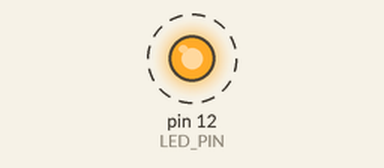
This sketch was run on a simulated Arduino Uno, built with avr-gcc and run on an emulated ATmega328P. On the bench: output pins drawn as LEDs (lit = HIGH). Dashed ring = blinking. At 5.0 s the program stops and its outputs stay as they are.

Above: at 0.2 s.
Timing chart, 0 to 3.0 s (numbered marks = the images above):
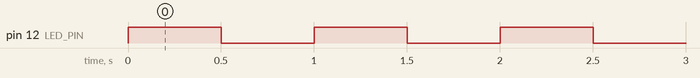

The sketch:

sketch_03.ino
```cpp
int LED_PIN = 12;

void blinkLED(int pin, int duration) {
  digitalWrite(pin, HIGH);
  delay(duration);
  digitalWrite(pin, LOW);
  delay(duration);
}
void setup() {
  pinMode(LED_PIN, OUTPUT);
}
void loop() {
  for (int i = 0; i < 5; i++) { // 5번 반복
    blinkLED(LED_PIN, 500);
  }
  while(true);
}
```

Measured:
- by itself, pin 12 (LED_PIN): alternates HIGH for 0.50 s and LOW for 0.50 s, 10 changes in all, then stays LOW
